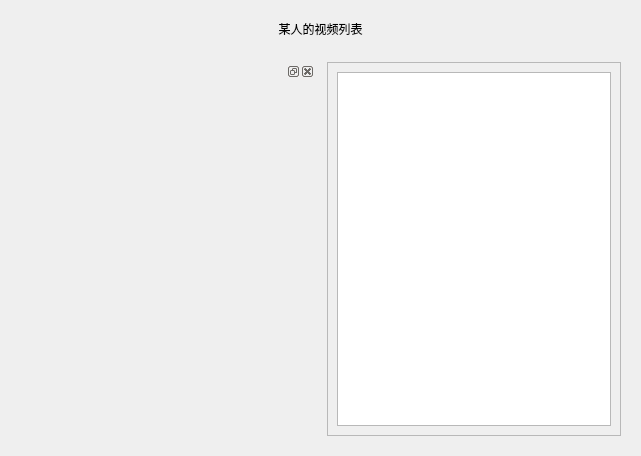
<?xml version="1.0" encoding="UTF-8"?>
<ui version="4.0">
 <class>Form</class>
 <widget class="QWidget" name="Form">
  <property name="geometry">
   <rect>
    <x>0</x>
    <y>0</y>
    <width>641</width>
    <height>456</height>
   </rect>
  </property>
  <property name="windowTitle">
   <string>Form</string>
  </property>
  <layout class="QVBoxLayout" name="verticalLayout">
   <item>
    <widget class="QWidget" name="widget" native="true">
     <layout class="QHBoxLayout" name="horizontalLayout">
      <item>
       <widget class="QLabel" name="label">
        <property name="text">
         <string>某人的视频列表</string>
        </property>
        <property name="alignment">
         <set>Qt::AlignmentFlag::AlignCenter</set>
        </property>
       </widget>
      </item>
     </layout>
    </widget>
   </item>
   <item>
    <widget class="QWidget" name="widget_2" native="true">
     <layout class="QHBoxLayout" name="horizontalLayout_2">
      <item>
       <widget class="QDockWidget" name="dockWidget">
        <widget class="QWidget" name="dockWidgetContents"/>
       </widget>
      </item>
      <item>
       <widget class="QWidget" name="widget_3" native="true"/>
      </item>
      <item>
       <widget class="QScrollArea" name="scrollArea">
        <property name="lineWidth">
         <number>1</number>
        </property>
        <property name="widgetResizable">
         <bool>true</bool>
        </property>
        <widget class="QWidget" name="scrollAreaWidgetContents">
         <property name="geometry">
          <rect>
           <x>0</x>
           <y>0</y>
           <width>289</width>
           <height>379</height>
          </rect>
         </property>
         <layout class="QHBoxLayout" name="horizontalLayout_3">
          <item>
           <widget class="QListView" name="listView"/>
          </item>
         </layout>
        </widget>
       </widget>
      </item>
     </layout>
    </widget>
   </item>
  </layout>
 </widget>
 <resources/>
 <connections/>
</ui>
